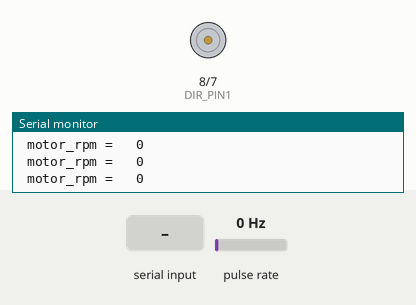
Simulated run of this sketch. Board: Arduino Uno, built with avr-gcc and run on an emulated ATmega328P. Parts: motor-driver pin pairs drawn as motors (green arrow = first pin HIGH = forward, orange = second pin HIGH = backward, longer = more drive, scaled by the enable pin), the last lines printed to the serial monitor. Wiring (inferred from the names in the program): pulse sensor: data pin 2. The inputs (shaded band) are chosen by the test bench; at power-on: pulse rate 0 Hz.

Above: at 1.2 s.
1.3 s: "90,45\n" received over Serial
At 1.55 s:
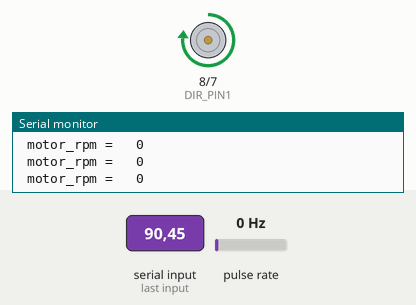
At 2.18 s:
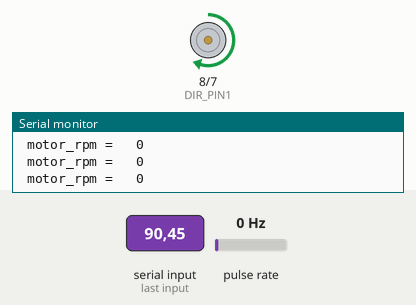
4.3 s: pulse rate (sensor on pin 2) set to 196 Hz
At 4.7 s:
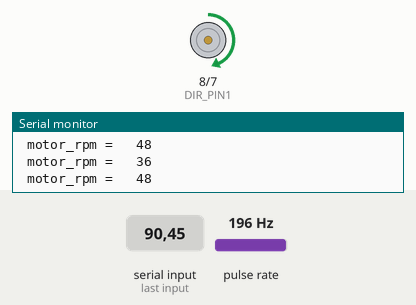
7.3 s: "30,150\n" received over Serial
At 7.45 s:
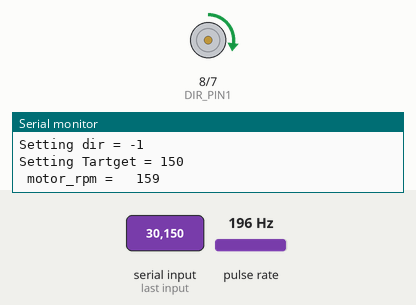
10.3 s: "200\n" received over Serial
13.3 s: pulse rate (sensor on pin 2) set to 50 Hz
16.3 s: "1\n" received over Serial
Timing chart, 0 to 20.3 s (numbered marks = the images above; inputs shaded):
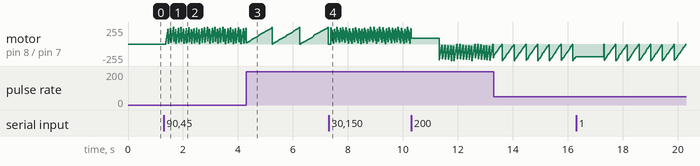

Measured:
- after the input at 1.3 s, motor on pin 8 (DIR_PIN1) / pin 7 (DIR_PIN2): ramps from forward 1/255 to forward 255/255 and jumps back, once every 0.10 s

The sketch:

L298_rpm_control.ino
```cpp
#define ENCODER_PIN 2

#define DIR_PIN1 8
#define DIR_PIN2 7
#define MOTOR_ENABLE_PIN 6
#define CLICKS_PER_ROTATION 98
#define LOOP_DT 50 // micro seconds

volatile long encoder_val = 0;

int target_rpm = 0;
int dir = 0;
int prev_error_vel = 0;
int error_vel = 0 ;
int d_error_vel = 0;
int _stop = 1;

float kp_vel = 1.5;
float kd_vel = 0.000001;
float ki_vel = 0.000;
int pwm_out_vel = 0;
float errSum_vel = 0;
float prev_encoder_val = 0;
float motor_rpm = 0;

void encoderISR() {
  encoder_val++;
}

void actuate_motor( int dir , int pwm , int dir_pin1, int dir_pin2, int en_pin) {

  switch (dir) {
    case -1:
      digitalWrite(dir_pin1, HIGH);
      digitalWrite(dir_pin2, LOW);
      analogWrite(en_pin, pwm);
//            Serial.println("moving backwards");
      break;
    case 0:
      digitalWrite(dir_pin1, LOW);
      digitalWrite(dir_pin2, LOW);
      analogWrite(en_pin, 0);
      break;
    case 1:
      digitalWrite(dir_pin1, LOW);
      digitalWrite(dir_pin2, HIGH);
      analogWrite(en_pin, pwm);
//            Serial.println("moving forwards");
      break;
  }
}


void setup() {
  // put your setup code here, to run once:
  pinMode(DIR_PIN1, OUTPUT);
  pinMode(DIR_PIN2, OUTPUT);
  pinMode(MOTOR_ENABLE_PIN, OUTPUT);
  attachInterrupt(digitalPinToInterrupt(ENCODER_PIN), encoderISR, RISING);

  Serial.begin(9600);
}


void loop() {
  // put your main code here, to run repeatedly:

  if (Serial.available() >= 2) {
    _stop = Serial.parseInt();
    target_rpm = Serial.parseInt();

    encoder_val = 0;
    prev_encoder_val = 0;
    errSum_vel = 0;
    pwm_out_vel = 0;
    dir = (target_rpm <= 0) ? 1 : -1;
    target_rpm = abs(target_rpm);


    Serial.print("\nSetting stop = ");
    Serial.println(_stop);

    Serial.print("\nSetting dir = ");
    Serial.println(dir);

    Serial.print("\nSetting Tartget = ");
    Serial.println(target_rpm);

  }

  if (_stop == 0) {
    pwm_out_vel = 0;
    actuate_motor(_stop, pwm_out_vel, DIR_PIN1, DIR_PIN2, MOTOR_ENABLE_PIN);
    return;
  }
  //  Serial.println
  motor_rpm = (encoder_val - prev_encoder_val) / CLICKS_PER_ROTATION;
  motor_rpm = motor_rpm * 1000 * 60 / LOOP_DT;

  prev_encoder_val = encoder_val;
  // simple pid calculations for velocity control
  error_vel = target_rpm - motor_rpm;
  if (abs(error_vel) > 5) {
    d_error_vel = (error_vel - prev_error_vel) / LOOP_DT;
    errSum_vel += error_vel * LOOP_DT;
    int incremental_pwm = (int) kp_vel * error_vel + kd_vel * d_error_vel + ki_vel * errSum_vel;
//    dir = (error_vel > 0) ? 1 : -1 ;
    pwm_out_vel += incremental_pwm;
    prev_error_vel = error_vel;
  }

  actuate_motor(dir, pwm_out_vel, DIR_PIN1, DIR_PIN2, MOTOR_ENABLE_PIN);


  //
  //  if (_stop) {
  //
  //    if (abs(error_vel) > 5) {
  //      d_error_vel = (prev_error_vel - error_vel) / LOOP_DT;
  //      errSum_vel += error_vel * LOOP_DT;
  //      int incremental_pwm = (int) kp_vel * error_vel + kd_vel * d_error_vel + ki_vel * errSum_vel;
  //
  //      pwm_out_vel += incremental_pwm;
  //      prev_error_vel = error_vel;
  //    }
  //    actuate_motor(dir, pwm_out_vel, DIR_PIN1, DIR_PIN2, MOTOR_ENABLE_PIN);
  //  } else {
  //    pwm_out_vel = 0;
  //    actuate_motor(_stop, pwm_out_vel, DIR_PIN1, DIR_PIN2, MOTOR_ENABLE_PIN);
  //  }

  Serial.print("\n motor_rpm = \t");
  Serial.print((uint8_t) motor_rpm);
//
//
//  Serial.print("\n Error = \t");
//  Serial.print(error_vel);
//
//  Serial.print(" PWM = \t");
//  Serial.print(pwm_out_vel);

  delayMicroseconds(LOOP_DT);
}
```
